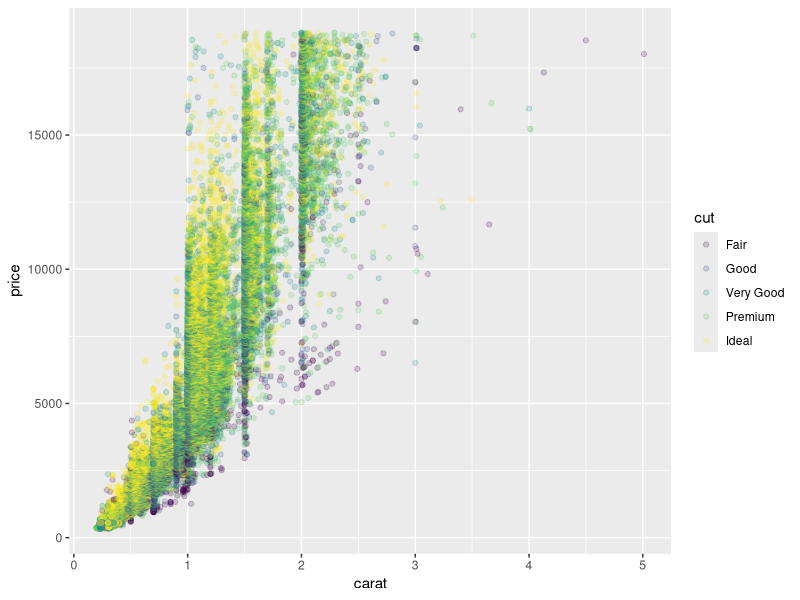
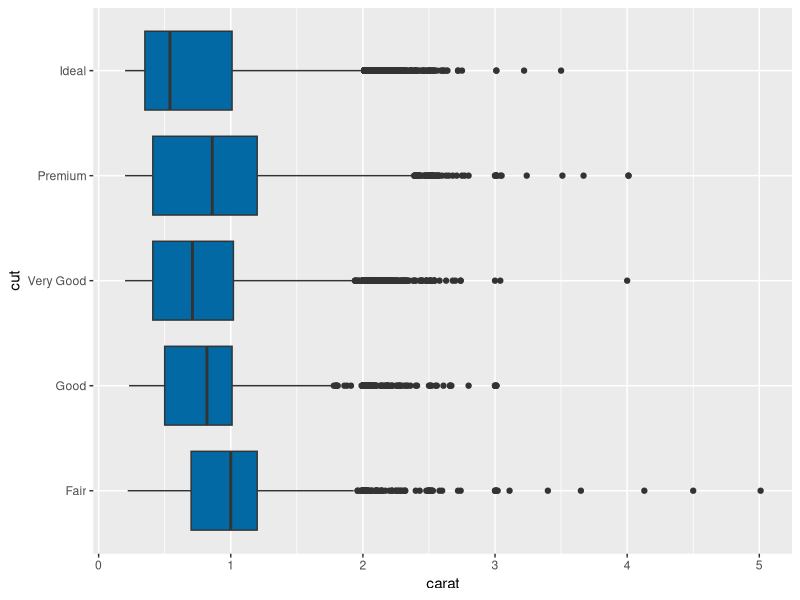
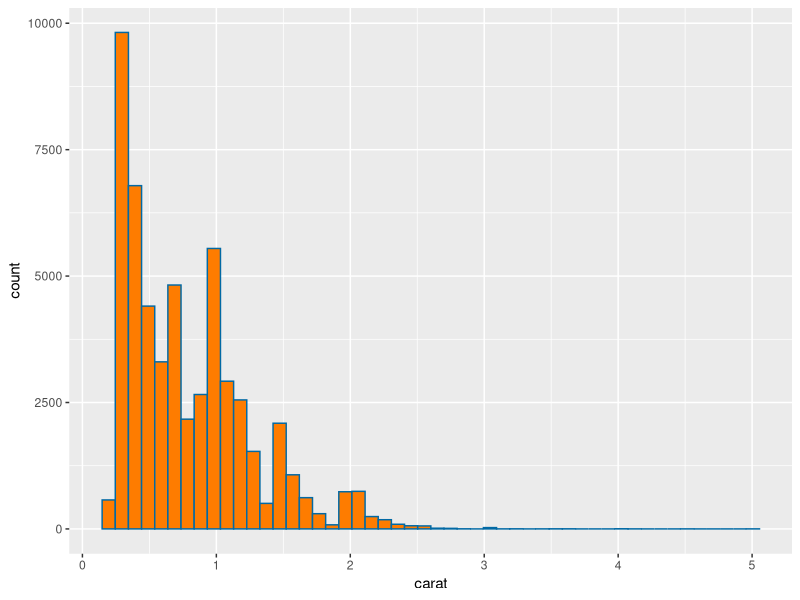

Here is the R script that generated these plots, in order:
## ---- chunk 1
knitr::opts_chunk$set(echo = TRUE)
## ---- chunk 2
library(tidyverse)
library(gridExtra)
str(diamonds)
?diamonds
## ---- chunk 3
# add your graph here

ggplot(
  
  diamonds
  
  )+
  
  geom_point(
  aes(
    
    x = carat,
    y = price,
    colour = cut
  ),
  
  alpha = 2/10
  
  )



## ---- chunk 4
# add your graph here
bp<-ggplot(
  
  diamonds
  
)+
  
  geom_boxplot(
    
    aes(
      
      x = cut,
      y = carat 
      
    ),
    
    fill = rgb(2/255, 105/255, 164/255)
    #Medium Persian Blue
  )
bp + coord_flip()
## ---- chunk 5
# add your graph here
ggplot(
  
  diamonds
  
  )+
  
  geom_histogram(
    
    aes(
      
      x = carat,
      
    ),
    
    bins = 50,
    fill = rgb(254/255, 124/255, 0/255), #Amber
    color = rgb(2/255, 105/255, 164/255) #Medium Persian Blue
    
  )
